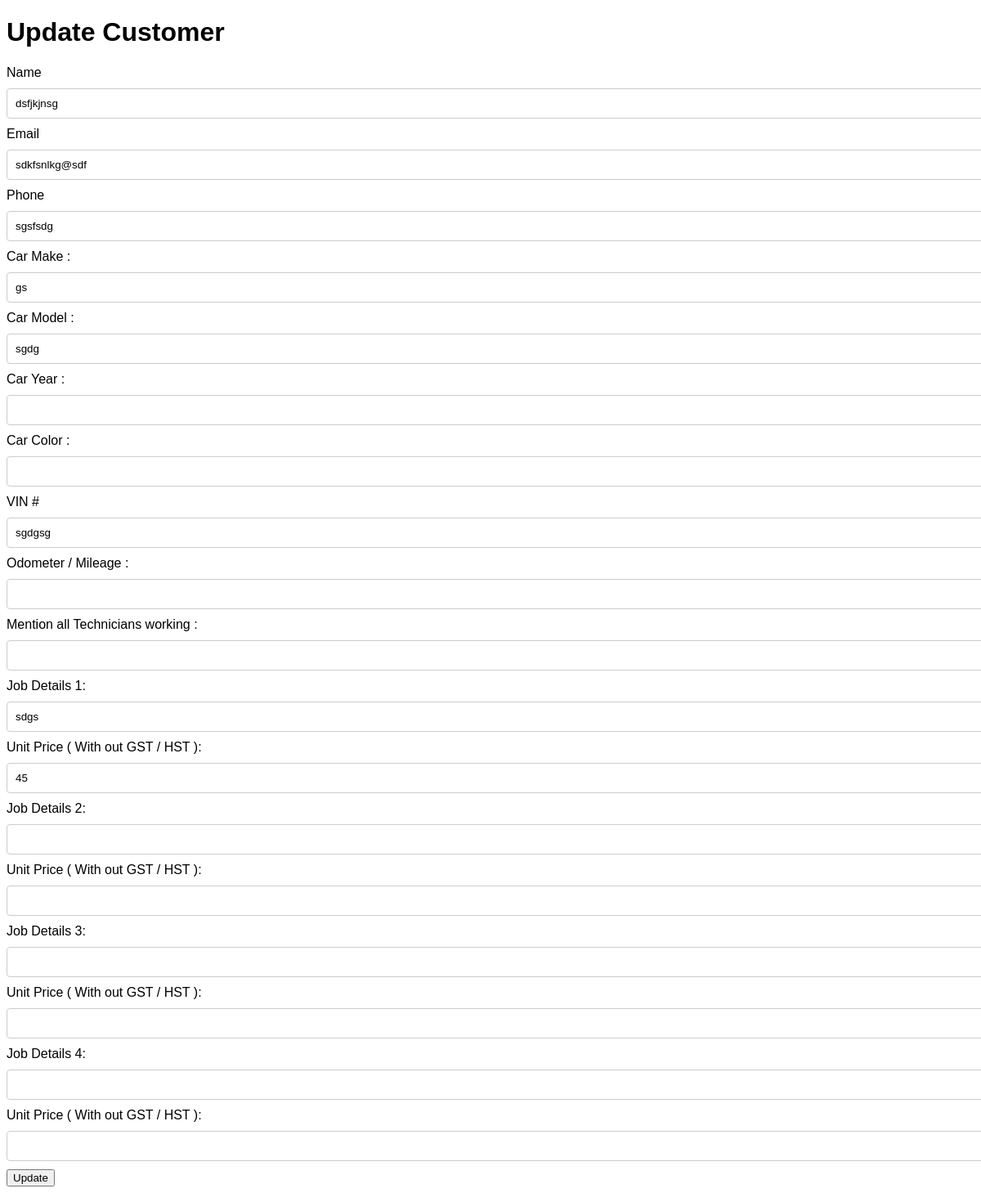
Screenshot of /customer/6 with the database file from the repository.
### app.py (models this page shows)
class Customer(db.Model):
    id = db.Column(db.Integer, primary_key=True)
    name = db.Column(db.String(80), nullable=False)
    email = db.Column(db.String(120), unique=False, nullable=True)
    phone = db.Column(db.String(20), nullable=False)
    CarMake = db.Column(db.String(20), nullable=False)
    CarModel = db.Column(db.String(20), nullable=False)
    CarColor = db.Column(db.String(20), nullable=True)
    Caryear = db.Column(db.Integer, nullable=True)
    Technician = db.Column (db.String(120),nullable=True)
    Vin = db.Column(db.String(120), nullable=False)
    Odometer= db.Column(db.String(120), nullable=True)
    Job = db.Column(db.String(240), nullable=False)
    created_at = db.Column(db.DateTime, nullable=False, default=datetime.now)
    last_updated = db.Column(db.DateTime , nullable= True )
    Price = db.Column(db.Integer, nullable=False)
    Job1 = db.Column(db.String(240), nullable=True)
    Price1 = db.Column(db.Integer, nullable=True)
    Job2 = db.Column(db.String(240), nullable=True)
    Price2 = db.Column(db.Integer, nullable=True)
    Job3 = db.Column(db.String(240), nullable=True)
    Price3 = db.Column(db.Integer, nullable=True)
    Subtotal = db.Column(db.Integer, nullable=True)
    gst = db.Column(db.Integer, nullable=True)
    Total_Amount = db.Column(db.Integer, nullable=True)

### app.py (the view, shortened to what this page needs)
@app.route('/customer/<int:id>', methods=['GET', 'POST'])
def update_customer(id):
    if id == 0:  # Adding a new customer
        customer = Customer()
    else:
        customer = Customer.query.get_or_404(id)
    return render_template('update_customer.html', customer=customer)

### templates/update_customer.html (shortened to what this page needs)
<!doctype html>
<html lang="en">
<head>
    <link rel="stylesheet" href="{{ url_for('static', filename='styles.css') }}">
</head>
<body>
    <h1>{% if customer.id %}Update{% else %}Add New{% endif %} Customer</h1>
    <form action="{{ url_for('update_customer', id=customer.id) }}" method="post">
        <label for="name">Name</label>
        <input type="text" name="name" value="{{ customer.name or '' }}" required><br>
        <label for="email">Email</label>
        <input type="email" name="email" value="{{ customer.email or '' }}" ><br>
        <label for="phone">Phone</label>
        <input type="text" name="phone" value="{{ customer.phone or '' }}" required><br>
        <label for="CarMake"> Car Make :</label>
        <input type="text" name="CarMake" value="{{ customer.CarMake or '' }}" required><br>
        <label for="CarModel"> Car Model :</label>
        <input type="text" name="CarModel" value="{{ customer.CarModel or '' }}" required><br>
        <label for="Caryear"> Car Year :</label>
        <input type="text" name="Caryear" value="{{ customer.Caryear or '' }}" required><br>
        <label for="CarColor"> Car Color :</label>
        <input type="text" name="CarColor" value="{{ customer.CarColor or '' }}" required><br>
        <label for="Vin">VIN #</label>
        <input type="text" name="Vin" value="{{ customer.Vin or '' }}" required><br>
        <label for="Odometer">Odometer / Mileage :</label>
        <input type="text" name="Odometer" value="{{ customer.Odometer or '' }}" ><br>
        <label for="Technician"> Mention all Technicians working  :</label>
        <input type="text" name="Technician" value="{{ customer.Technician or '' }}" ><br>
        <label for="Job">Job Details  1:</label>
        <input type="text" name="Job" value="{{ customer.Job or '' }}" required><br>
        <label for="Price"> Unit Price ( With out GST / HST ): </label>
        <input type="Number" name="Price"  value="{{ customer.Price or '' }}" required><br>
        <label for="Job">Job Details  2:</label>
        <input type="text" name="Job1" value="{{ customer.Job1 or '' }}" ><br>
        <label for="Price1"> Unit Price ( With out GST / HST ): </label>
        <input type="Number" name="Price1"  value="{{ customer.Price1 }}" ><br>
        <label for="Job2">Job Details 3:</label>
        <input type="text" name="Job2" value="{{ customer.Job2 or '' }}" ><br>
        <label for="Price2"> Unit Price ( With out GST / HST ): </label>
        <input type="Number" name="Price2"  value="{{ customer.Price2}}" ><br>
        <label for="Job3">Job Details 4:</label>
        <input type="text" name="Job3" value="{{ customer.Job3 or '' }}" ><br>
        <label for="Price3"> Unit Price ( With out GST / HST ): </label>
        <input type="Number" name="Price3"  value="{{ customer.Price3}}" ><br>
        <button type="submit">{% if customer.id %}Update{% else %}Add{% endif %}</button>
    </form>
</body>
</html>

### static/styles.css (style rules this page uses)
body { font-family: Arial, sans-serif; }
input[type="text"], input[type="email"], input[type="number"] { width: 100%; padding: 10px; margin: 10px 0; border: 1px solid #ccc; border-radius: 4px; }

### rows the page displays
Customer: name "dsfjkjnsg", email "sdkfsnlkg@sdf", phone "sgsfsdg", CarMake "gs", CarModel "sgdg", Vin "sgdgsg", Job "sdgs", Price "45"
